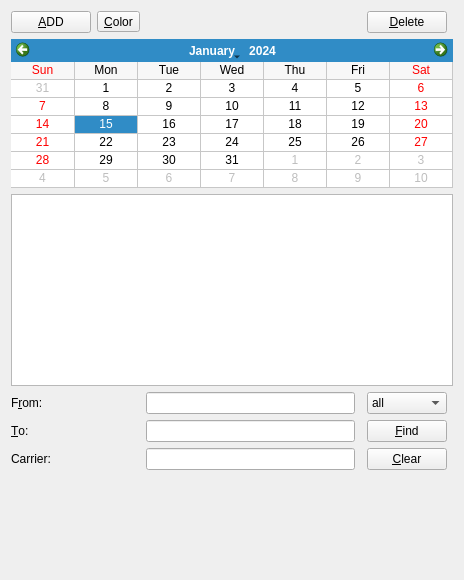
<?xml version="1.0" encoding="UTF-8"?>
<ui version="4.0">
 <class>Form</class>
 <widget class="QWidget" name="Form">
  <property name="geometry">
   <rect>
    <x>0</x>
    <y>0</y>
    <width>464</width>
    <height>580</height>
   </rect>
  </property>
  <property name="windowTitle">
   <string>Form</string>
  </property>
  <layout class="QGridLayout" name="gridLayout_5">
   <item row="0" column="0">
    <layout class="QGridLayout" name="gridLayout_4">
     <item row="6" column="2">
      <spacer name="verticalSpacer">
       <property name="orientation">
        <enum>Qt::Vertical</enum>
       </property>
       <property name="sizeHint" stdset="0">
        <size>
         <width>20</width>
         <height>40</height>
        </size>
       </property>
      </spacer>
     </item>
     <item row="3" column="4">
      <widget class="QComboBox" name="comboBox">
       <item>
        <property name="text">
         <string>all</string>
        </property>
       </item>
       <item>
        <property name="text">
         <string>中东运价</string>
        </property>
       </item>
       <item>
        <property name="text">
         <string>红海运价</string>
        </property>
       </item>
       <item>
        <property name="text">
         <string>地东北非</string>
        </property>
       </item>
       <item>
        <property name="text">
         <string>拖车参考</string>
        </property>
       </item>
       <item>
        <property name="text">
         <string>报价参考</string>
        </property>
       </item>
      </widget>
     </item>
     <item row="4" column="0">
      <widget class="QLabel" name="label_to">
       <property name="text">
        <string>&amp;To:</string>
       </property>
       <property name="buddy">
        <cstring>lineEdit_to</cstring>
       </property>
      </widget>
     </item>
     <item row="4" column="2">
      <widget class="QLineEdit" name="lineEdit_to"/>
     </item>
     <item row="0" column="1">
      <widget class="QToolButton" name="toolButton_color">
       <property name="text">
        <string>&amp;Color</string>
       </property>
       <property name="icon">
        <iconset resource="resource.qrc">
         <normaloff>:/resource/image/textcolor.png</normaloff>:/resource/image/textcolor.png</iconset>
       </property>
      </widget>
     </item>
     <item row="3" column="0">
      <widget class="QLabel" name="label_from">
       <property name="text">
        <string>F&amp;rom:</string>
       </property>
       <property name="buddy">
        <cstring>lineEdit_from</cstring>
       </property>
      </widget>
     </item>
     <item row="5" column="0">
      <widget class="QLabel" name="label_carrier">
       <property name="text">
        <string>Carrier:</string>
       </property>
       <property name="buddy">
        <cstring>lineEdit_carrier</cstring>
       </property>
      </widget>
     </item>
     <item row="5" column="2">
      <widget class="QLineEdit" name="lineEdit_carrier"/>
     </item>
     <item row="3" column="2">
      <widget class="QLineEdit" name="lineEdit_from"/>
     </item>
     <item row="2" column="0" colspan="6">
      <widget class="QTextBrowser" name="textBrowser">
       <property name="font">
        <font>
         <family>楷体</family>
         <pointsize>12</pointsize>
        </font>
       </property>
       <property name="cursor" stdset="0">
        <cursorShape>IBeamCursor</cursorShape>
       </property>
       <property name="html">
        <string>&lt;!DOCTYPE HTML PUBLIC &quot;-//W3C//DTD HTML 4.0//EN&quot; &quot;http://www.w3.org/TR/REC-html40/strict.dtd&quot;&gt;
&lt;html&gt;&lt;head&gt;&lt;meta name=&quot;qrichtext&quot; content=&quot;1&quot; /&gt;&lt;style type=&quot;text/css&quot;&gt;
p, li { white-space: pre-wrap; }
&lt;/style&gt;&lt;/head&gt;&lt;body style=&quot; font-family:'楷体'; font-size:12pt; font-weight:400; font-style:normal;&quot;&gt;
&lt;p style=&quot;-qt-paragraph-type:empty; margin-top:0px; margin-bottom:0px; margin-left:0px; margin-right:0px; -qt-block-indent:0; text-indent:0px;&quot;&gt;&lt;br /&gt;&lt;/p&gt;&lt;/body&gt;&lt;/html&gt;</string>
       </property>
       <property name="source">
        <url>
         <string>http://www.</string>
        </url>
       </property>
       <property name="openExternalLinks">
        <bool>false</bool>
       </property>
       <property name="openLinks">
        <bool>true</bool>
       </property>
      </widget>
     </item>
     <item row="1" column="0" colspan="6">
      <widget class="QCalendarWidget" name="calendarWidget">
       <property name="firstDayOfWeek">
        <enum>Qt::Sunday</enum>
       </property>
       <property name="gridVisible">
        <bool>true</bool>
       </property>
       <property name="selectionMode">
        <enum>QCalendarWidget::SingleSelection</enum>
       </property>
       <property name="verticalHeaderFormat">
        <enum>QCalendarWidget::NoVerticalHeader</enum>
       </property>
       <property name="navigationBarVisible">
        <bool>true</bool>
       </property>
       <property name="dateEditEnabled">
        <bool>true</bool>
       </property>
      </widget>
     </item>
     <item row="0" column="4">
      <widget class="QPushButton" name="pushButton_delete">
       <property name="text">
        <string>&amp;Delete</string>
       </property>
      </widget>
     </item>
     <item row="0" column="0">
      <widget class="QPushButton" name="pushButton_add">
       <property name="text">
        <string>&amp;ADD</string>
       </property>
      </widget>
     </item>
     <item row="8" column="0" colspan="6">
      <widget class="QLabel" name="label_4">
       <property name="text">
        <string/>
       </property>
      </widget>
     </item>
     <item row="5" column="4">
      <widget class="QPushButton" name="pushButton_clear">
       <property name="text">
        <string>&amp;Clear</string>
       </property>
      </widget>
     </item>
     <item row="4" column="4">
      <widget class="QPushButton" name="pushButton_ok">
       <property name="text">
        <string>&amp;Find</string>
       </property>
      </widget>
     </item>
    </layout>
   </item>
  </layout>
 </widget>
 <tabstops>
  <tabstop>pushButton_add</tabstop>
  <tabstop>toolButton_color</tabstop>
  <tabstop>pushButton_delete</tabstop>
  <tabstop>calendarWidget</tabstop>
  <tabstop>textBrowser</tabstop>
  <tabstop>lineEdit_from</tabstop>
  <tabstop>lineEdit_to</tabstop>
  <tabstop>lineEdit_carrier</tabstop>
  <tabstop>comboBox</tabstop>
  <tabstop>pushButton_ok</tabstop>
  <tabstop>pushButton_clear</tabstop>
 </tabstops>
 <resources>
  <include location="resource.qrc"/>
 </resources>
 <connections/>
</ui>
